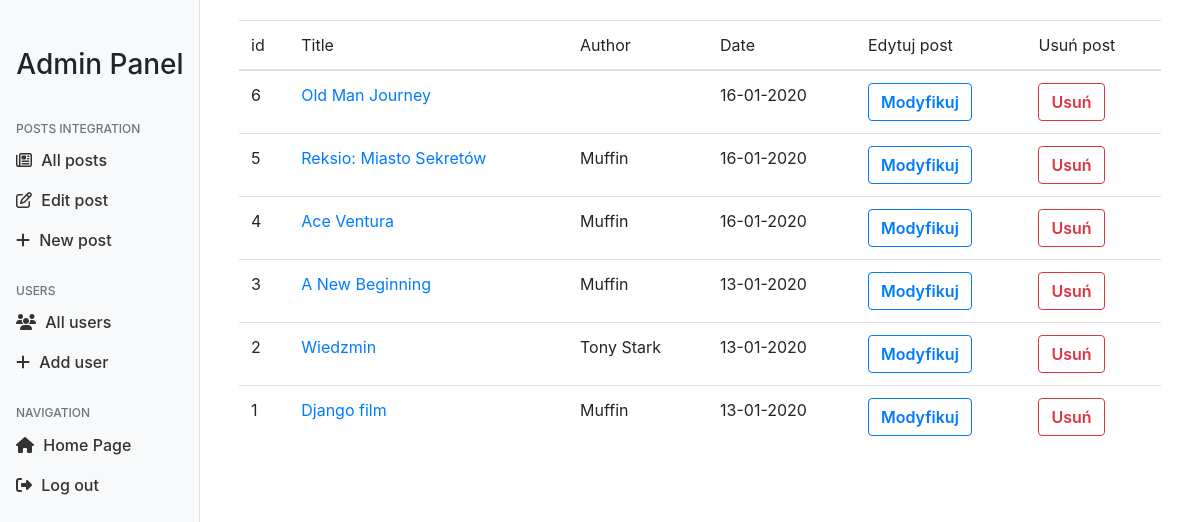
The app's page /admin/modify (signed in), older data.
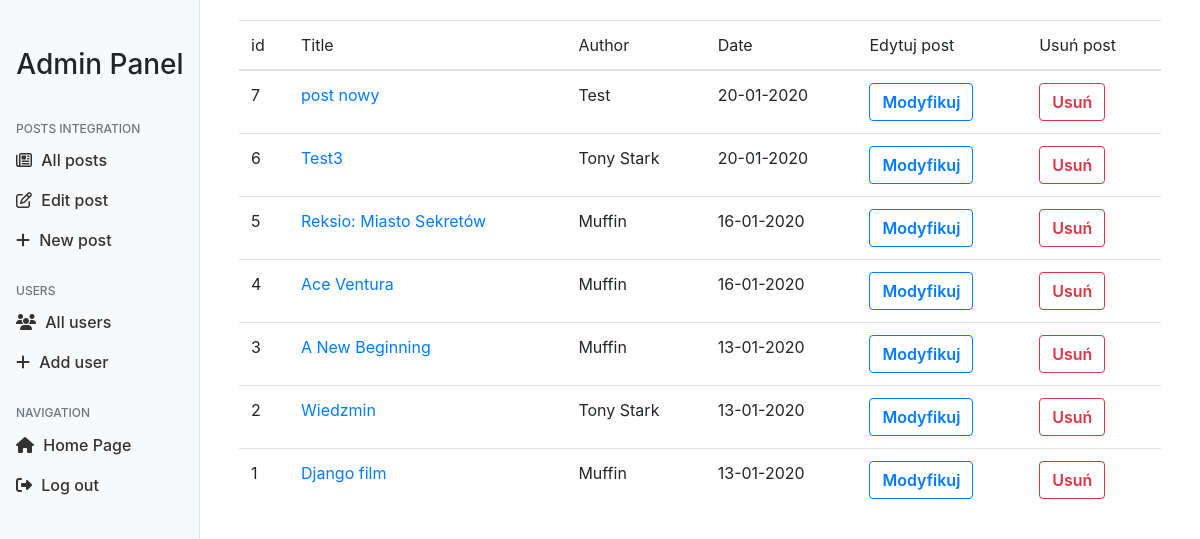
The same page, newer data.
### project/model.py (models this page shows, shortened)
class Post(db.Model):
    id = db.Column(db.Integer, primary_key=True)
    image_file = db.Column(db.String(30), nullable=False)
    title = db.Column(db.String(100), nullable=False)
    content = db.Column(db.Text, nullable=False)
    author = db.Column(db.String(20), nullable=False, default='Admin')
    date_posted = db.Column(db.DateTime, nullable=False,
                            default=datetime.utcnow)

### project/routes.py (the view)
@app.route('/admin/modify', methods=['GET', 'POST'])
@login_required
def modify():
    if current_user.permissions == 'admin':
        form = LoginForm()
        posts = Post.query.order_by(desc(Post.date_posted)).all()
        return render_template("admin_panel/modify_posts.html", posts=posts, form=form)
    else:
        return redirect('/')

### project/model.py (called while the page is built)
@login.user_loader
def load_user(id):
    return User.query.get(int(id))

### project/templates/admin_panel/modify_posts.html (shortened to what this page needs)
{% extends "admin_panel/panel.html" %}
{% block body %}
<div class="container">
    <table class="table table-hover">
        <tr>
            <th scope="col">id</th>
            <th scope="col">Title</th>
            <th scope="col">Author</th>
            <th scope="col">Date</th>
            <th scope="col">Edytuj post</th>
            <th scope="col">Usuń post</th>
        </tr>
        <tbody>
            {% for post in posts%}
            <tr>
                <th scope="row">{{post.id}}</th>
                <td><a href="../../../posts/more/{{post.id}}">{{post.title}}</a> </td>
                <td>{{post.author}}</td>
                <td>{{post.date_posted.strftime('%d-%m-%Y')}}</td>
                <td><a href="../../../posts/edit/{{post.id}}" class="btn btn-outline-primary">Modyfikuj</a></td>
                <td><a href="../../../posts/delete/{{post.id}}" class="btn btn-outline-danger">Usuń</a></td>
            </tr>
            {% endfor %}
    </table>
</div>
{% endblock body %}

Row changes from the older to the newer data that the page shows:
added Post: id "7", title "post nowy", author "Test", date_posted "20-01-2020"
changed Post id 6: title "Old Man Journey" → "Test3"; author (not shown) → "Tony Stark"; date_posted "16-01-2020" → "20-01-2020"
